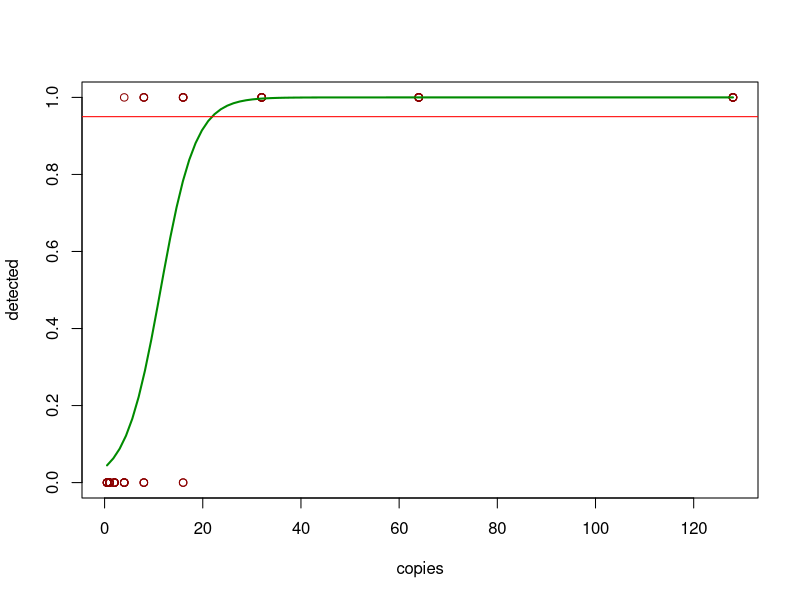

Generate this figure with R:
## ---- chunk 1
df <- read.csv("pcr_raw_data.csv", header=TRUE)
dim(df)
## ---- chunk 2
head(df)
## ---- chunk 3
names(df)
## ---- chunk 4
attach(df)
## ---- chunk 5
glm.fit=glm(detected~copies, family=binomial, data=df)
summary(glm.fit)
coef(glm.fit)
## ---- chunk 6
library(MASS)
## ---- chunk 7
plot(detected~copies, data=df, col="red4")
newdat <- data.frame(copies=seq(min(df$copies), max(df$copies),len=100))
newdat$detected = predict(glm.fit, newdata=newdat, type="response")
lines(detected ~ copies, newdat, col="green4", lwd=2)
abline(h=0.95, col="red")
locator()
## ---- chunk 8
dose.p(glm.fit, p=0.95)
